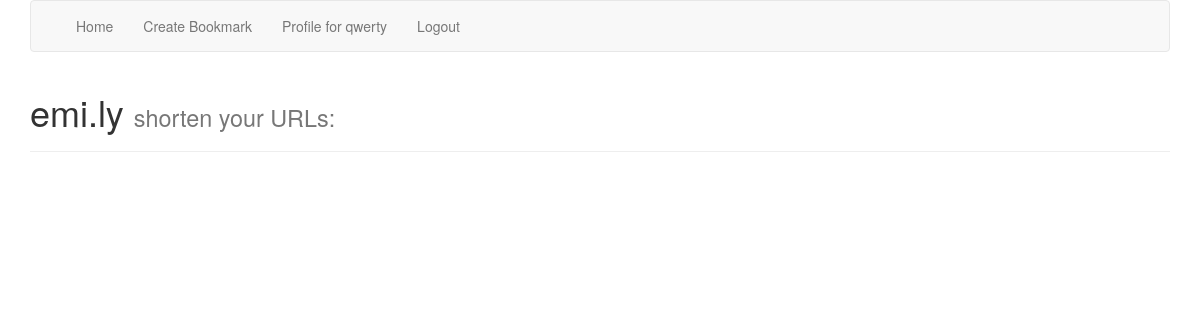
Page /accounts/profile/ (signed in) on the earlier database version.
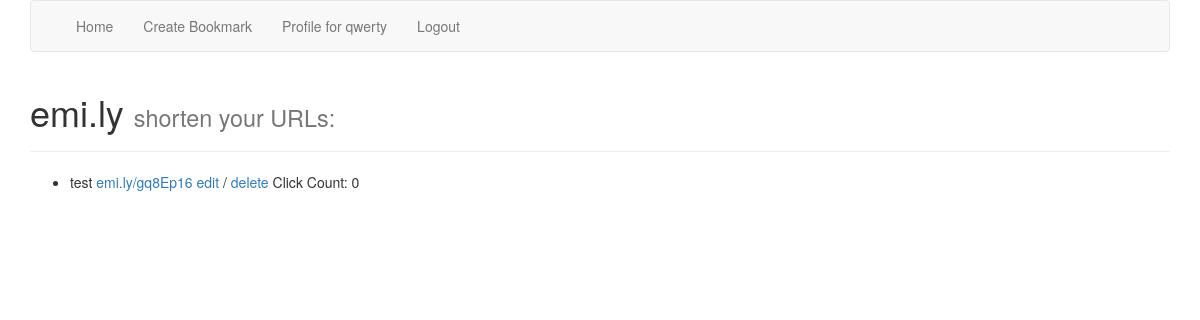
Same page on the later database version.
### short_url_app/models.py (models this page shows)
class Bookmark(models.Model):
    user = models.ForeignKey(User)
    url = models.URLField()
    description = models.CharField(max_length=100)
    created = models.DateTimeField(auto_now_add=True)
    hashid = models.CharField(max_length=50)
    click_count = models.IntegerField(default=0)
    class Meta:
        ordering = ['-created']

### short_url_app/views.py (the view)
# urls.py: url(r'^accounts/profile/$', login_required(ProfileView.as_view()), name='profile_view'),
class ProfileView(ListView):
    template_name = "profile.html"
    model = Bookmark
    def get_queryset(self):
        return Bookmark.objects.filter(user=self.request.user)

### templates/profile.html
{% extends "base.html" %}
{% block content %}
    <ul>
    {% for bookmark in object_list %}
    <li>
        {{ bookmark.description }}
         <span><a href="{% url 'redirect_view' bookmark.hashid %}">emi.ly/{{ bookmark.hashid }}</a></span>
        <span><a href="{% url 'update_view' pk=bookmark.id %}">edit</a> /</span>
        <span><a href="{% url 'delete_view' pk=bookmark.id %}">delete</a></span>
        <span>Click Count: {{ bookmark.click_count }}</span>
    </li>
    {% endfor %}
</ul>
{% endblock %}

Differences in the rows shown:
added Bookmark: description "test", hashid "gq8Ep16", click_count "0"
